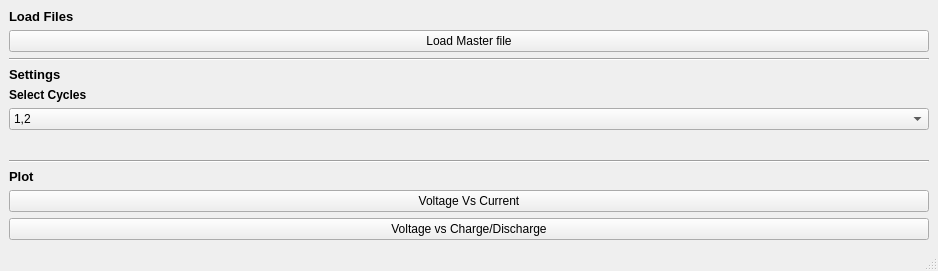
<?xml version="1.0" encoding="UTF-8"?>
<ui version="4.0">
 <class>MainWindow</class>
 <widget class="QMainWindow" name="MainWindow">
  <property name="geometry">
   <rect>
    <x>0</x>
    <y>0</y>
    <width>938</width>
    <height>271</height>
   </rect>
  </property>
  <property name="windowTitle">
   <string>Template</string>
  </property>
  <widget class="QWidget" name="centralwidget">
   <layout class="QGridLayout" name="gridLayout_2">
    <item row="0" column="0">
     <layout class="QGridLayout" name="gridLayout">
      <item row="3" column="0">
       <widget class="QLabel" name="label_2">
        <property name="font">
         <font>
          <pointsize>10</pointsize>
          <weight>75</weight>
          <bold>true</bold>
         </font>
        </property>
        <property name="text">
         <string>Settings</string>
        </property>
       </widget>
      </item>
      <item row="1" column="0">
       <widget class="QPushButton" name="pushButton_master">
        <property name="text">
         <string>Load Master file</string>
        </property>
       </widget>
      </item>
      <item row="0" column="0">
       <widget class="QLabel" name="label">
        <property name="font">
         <font>
          <pointsize>10</pointsize>
          <weight>75</weight>
          <bold>true</bold>
         </font>
        </property>
        <property name="text">
         <string>Load Files</string>
        </property>
       </widget>
      </item>
      <item row="5" column="0">
       <widget class="QComboBox" name="comboBox_cycle">
        <item>
         <property name="text">
          <string>1,2</string>
         </property>
        </item>
       </widget>
      </item>
      <item row="4" column="0">
       <widget class="QLabel" name="label_3">
        <property name="font">
         <font>
          <weight>75</weight>
          <bold>true</bold>
         </font>
        </property>
        <property name="text">
         <string>Select Cycles</string>
        </property>
       </widget>
      </item>
      <item row="2" column="0">
       <widget class="Line" name="line">
        <property name="orientation">
         <enum>Qt::Horizontal</enum>
        </property>
       </widget>
      </item>
      <item row="8" column="0">
       <widget class="QLabel" name="label_4">
        <property name="font">
         <font>
          <pointsize>10</pointsize>
          <weight>75</weight>
          <bold>true</bold>
         </font>
        </property>
        <property name="text">
         <string>Plot</string>
        </property>
       </widget>
      </item>
      <item row="10" column="0">
       <widget class="QPushButton" name="pushButton_charge">
        <property name="text">
         <string>Voltage vs Charge/Discharge</string>
        </property>
       </widget>
      </item>
      <item row="7" column="0">
       <widget class="Line" name="line_2">
        <property name="orientation">
         <enum>Qt::Horizontal</enum>
        </property>
       </widget>
      </item>
      <item row="9" column="0">
       <widget class="QPushButton" name="pushButton_current">
        <property name="text">
         <string>Voltage Vs Current</string>
        </property>
       </widget>
      </item>
      <item row="6" column="0">
       <spacer name="verticalSpacer">
        <property name="orientation">
         <enum>Qt::Vertical</enum>
        </property>
        <property name="sizeHint" stdset="0">
         <size>
          <width>20</width>
          <height>40</height>
         </size>
        </property>
       </spacer>
      </item>
     </layout>
    </item>
   </layout>
  </widget>
  <widget class="QMenuBar" name="menubar">
   <property name="geometry">
    <rect>
     <x>0</x>
     <y>0</y>
     <width>938</width>
     <height>20</height>
    </rect>
   </property>
  </widget>
  <widget class="QStatusBar" name="statusbar"/>
 </widget>
 <resources/>
 <connections/>
</ui>
